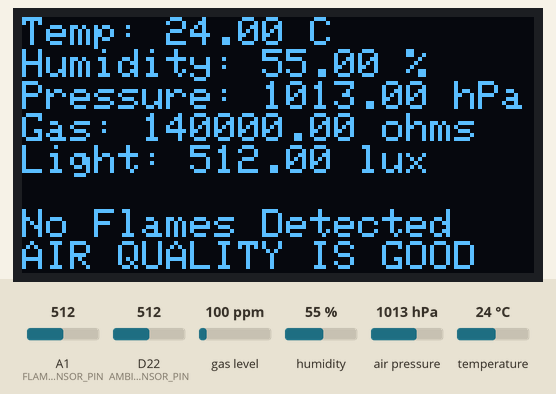
The sketch below on a simulated Arduino MKR. Shown: 128×64 one-colour display. The test bench sets the inputs (shaded band); at power-on: gas level 100 ppm, D22 (AMBIENT_LIGHT_SENSOR_PIN) = 512, humidity 55 %, air pressure 1013 hPa, temperature 24 °C, A1 (FLAME_SENSOR_PIN) = 512. WiFi joins after 1.5 s; servers stay silent unless stated; what the sketch prints to the serial monitor is not drawn.

Above: at 2.7 s.
2.8 s: gas level set to 20 ppm
5.5 s: D22 (AMBIENT_LIGHT_SENSOR_PIN) set to 716
At 7.0 s:
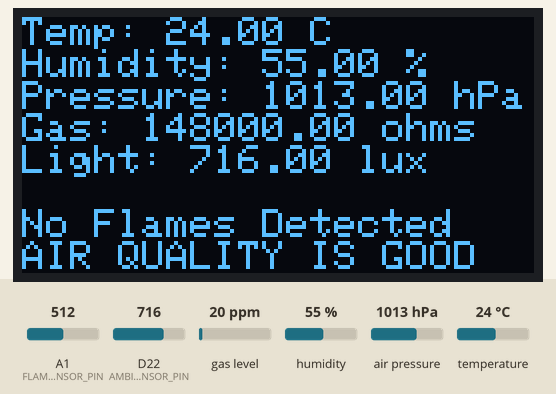
8.2 s: humidity set to 22 %
At 10.8 s:
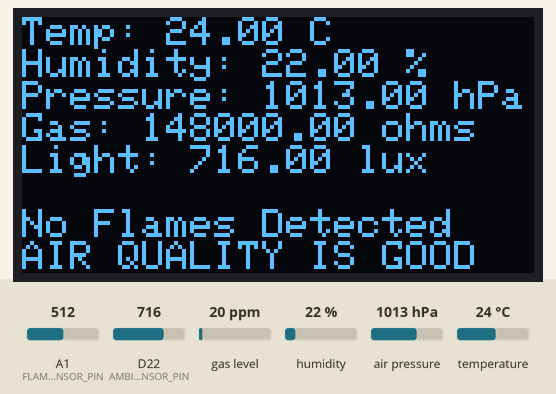
11.1 s: air pressure set to 952 hPa
At 12.4 s:
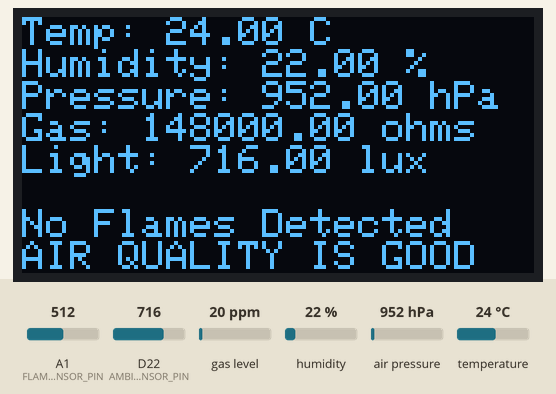
13.8 s: D22 (AMBIENT_LIGHT_SENSOR_PIN) set to 992
At 16.4 s:
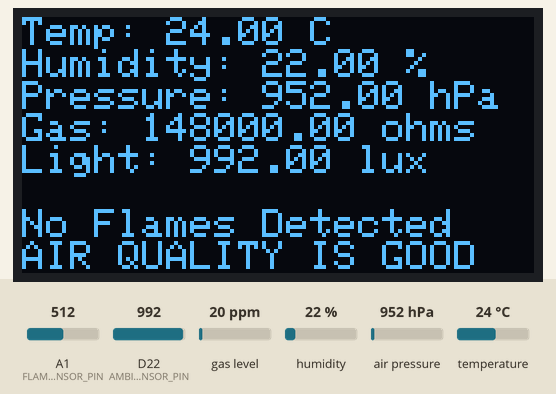
17.2 s: temperature set to 12 °C
At 19.0 s:
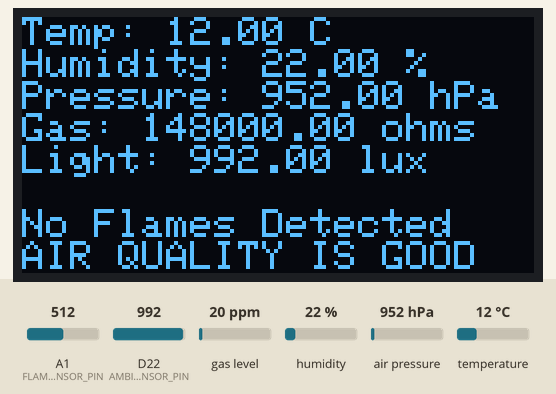
Timing chart, 0 to 20.5 s (numbered marks = the images above; inputs shaded):
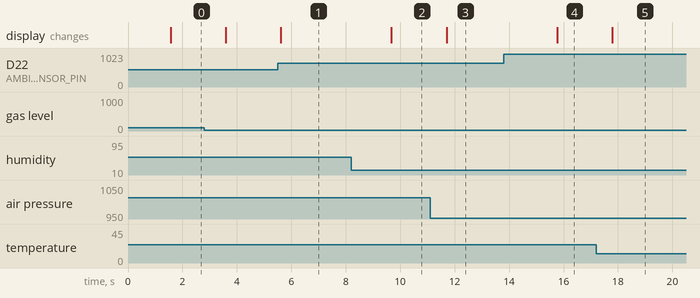

The sketch:

proto.ino
```cpp
//to add, heart rate senor code , LM35, connection to firebase with timestamp(rtc) , digital vibrations sensors sould activate buzzer, revmove the lightsensor code that changes the backlight, it should be removed
                                                                                        // if that doesnt work use inbuilt accelerometer and gyroscope to do it.


#include <SPI.h>
#include <WiFiNINA.h>
#include <Adafruit_Sensor.h>
#include <DHT.h>
#include <DHT_U.h>
#include <DFRobot_MAX30102.h>
#include <Adafruit_SSD1306.h>
#include <Wire.h>
#include <Adafruit_BME680.h>  // Include the BME680 library
#include <RTCZero.h>
#include <WiFiUdp.h>
//#include <FirebaseArduino.h>  // Include the Firebase Arduino library

// Sensor Pins config
#define FLAME_SENSOR_PIN A1
#define TOUCH_SENSOR_PIN D11
#define VIBRATION_SENSOR_PIN D3
#define AMBIENT_LIGHT_SENSOR_PIN A7
#define BUZZER_PIN 2
#define OLED_RESET 4
#define LM35_PIN A6
#define BME680_ADDRESS 0x76
#define DHT22_PIN 5

RTCZero rtc;

// Sensor Initialization
DHT dht(DHT22_PIN, DHT22);
DFRobot_MAX30102 maxSensor;
Adafruit_SSD1306 display(128, 64, &Wire, OLED_RESET);
Adafruit_BME680 bme; // Create an instance of the Adafruit BME680 class

// WiFi and Firebase Configuration
const char* ssid = "One";//Change WIFI SSID to your specification
const char* password = "wifi12345";//Change password accordingly
const char* firebaseHost = "https://elderlywearable-default-rtdb.asia-southeast1.firebasedatabase.app/";
const char* firebaseAuth = "T13IuCe0dn6HwMBzJIhNzXyDv3GjbCxQQo9F0vqo";

int status = WL_IDLE_STATUS;

// Time zone constant - change as required for your location
const int GMT = 9; // 9 for australia

void print2digits(int number) {

  if (number < 10) {
    Serial.print("0");
  }
  Serial.print(number);
}

void printTime()
{

  print2digits(rtc.getHours() + GMT);
  Serial.print(":");

  print2digits(rtc.getMinutes());
  Serial.print(":");

  print2digits(rtc.getSeconds());
  Serial.println();
}

void printDate()
{

  Serial.print(rtc.getDay());
  Serial.print("/");

  Serial.print(rtc.getMonth());
  Serial.print("/");

  Serial.print(rtc.getYear());
  Serial.print(" ");
}

void setup() {
    Serial.begin(115200);
    dht.begin();
    maxSensor.begin();

    if (!bme.begin(BME680_ADDRESS)) {
        Serial.println("Could not find a valid BME680 sensor, check wiring!");
        while (1);
    }

    display.begin(SSD1306_SWITCHCAPVCC, 0x3C);
    display.clearDisplay();
    display.setTextSize(1);
    display.setTextColor(WHITE);

    pinMode(BUZZER_PIN , OUTPUT);

    WiFi.begin(ssid, password);
    while (WiFi.status() != WL_CONNECTED) {
        delay(500);
        display.println("Connecting to WiFi...");
        display.display();
    }
    //Firebase.begin(firebaseHost, firebaseAuth);

    rtc.begin();

  // Variable to represent epoch
  unsigned long epoch;

 // Variable for number of tries to NTP service
  int numberOfTries = 0, maxTries = 6;

 // Get epoch
  do {
    epoch = WiFi.getTime();
    numberOfTries++;
  }

  while ((epoch == 0) && (numberOfTries < maxTries));

    if (numberOfTries == maxTries) {
    Serial.print("NTP unreachable!!");
    while (1);
    }

    else {
    Serial.print("Epoch received: ");
    Serial.println(epoch);
    rtc.setEpoch(epoch);
    Serial.println();
    }

}


void loop() {
    float flameValue = analogRead(FLAME_SENSOR_PIN);
    float lightIntensity = analogRead(AMBIENT_LIGHT_SENSOR_PIN);
    float temperature = bme.readTemperature();
    float humidity = bme.readHumidity();
    float pressure = bme.readPressure() / 100.0; // Convert from Pa to hPa
    float gas_resistance = bme.readGas(); // Read gas resistance
    //float heartRate = maxSensor.getHeartRate();

    display.clearDisplay(); // Displaying the data on the OLED screen
    display.setCursor(0,0);
    display.print("Temp: "); display.print(temperature); display.println(" C");
    display.print("Humidity: "); display.print(humidity); display.println(" %");
    display.print("Pressure: "); display.print(pressure); display.println(" hPa");
    display.print("Gas: "); display.print(gas_resistance); display.println(" ohms");
    //display.print("Heart Rate: "); display.print(heartRate); display.println(" bpm");
    display.print("Light: "); display.print(lightIntensity); display.println(" lux");
    display.println("");
    if (flameValue > 1110)
    {
      display.print("FIRE , FIRE , FIRE");
      tone(BUZZER_PIN,85);
    }
    else
    {
      display.print("No Flames Detected");
      noTone(BUZZER_PIN);
    }
    display.println("");
    if(gas_resistance < 2000)
    {
      display.print("BAD AIR QUALITY");
      tone(BUZZER_PIN,85);
    }
    else
    {
      display.print("AIR QUALITY IS GOOD");
      noTone(BUZZER_PIN);
    }

    display.display();

    display.dim(lightIntensity < 300);

    // Construct JSON data
    String jsonData = "{";
    jsonData += "\"temperature\":" + String(temperature) + ",";
    jsonData += "\"humidity\":" + String(humidity) + ",";
    jsonData += "\"pressure\":" + String(pressure) + ",";
    jsonData += "\"gas_resistance\":" + String(gas_resistance) + ",";
    //jsonData += "\"heartRate\":" + String(heartRate) + ",";
    jsonData += "\"lightIntensity\":" + String(lightIntensity);
    jsonData += "}";

    // Push JSON data to Firebase
    //Firebase.pushJSON("/sensor_data", jsonData.c_str());

    delay(2000);
}
```

Measured:
- after the input at 5.5 s, the display: changes after 0.12 s (image 1)
- after the input at 8.2 s, the display: changes after 1.5 s (image 2)
- after the input at 11.1 s, the display: changes after 0.61 s (image 3)
- after the input at 13.8 s, the display: changes after 2.0 s (image 4)
- after the input at 17.2 s, the display: changes after 0.60 s (image 5)
